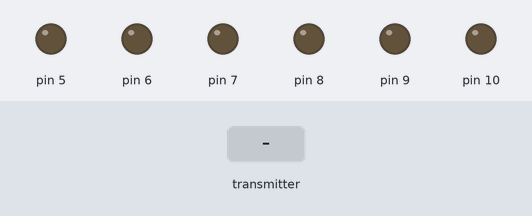
This sketch was run on a simulated Arduino Mega 2560, built with avr-gcc and run on an emulated ATmega2560. On the bench: output pins drawn as LEDs (lit = HIGH). The test bench sets the inputs (shaded band). No radio packets arrive unless stated.

Above: at 1.2 s.
1.3 s: the transmitter starts sending X = 0
At 1.6 s:
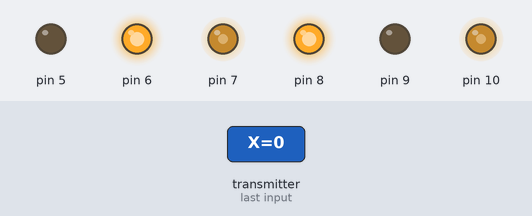
2.8 s: the transmitter starts sending Y = 1023
At 4.0 s:
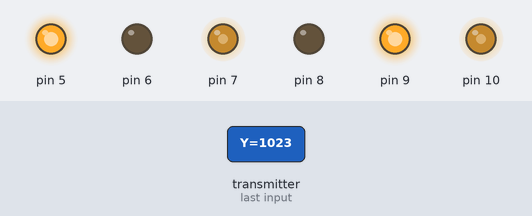
4.3 s: the transmitter starts sending X = 256
At 5.1 s:
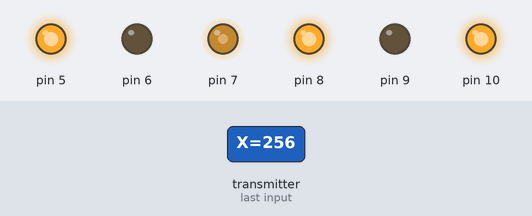
5.8 s: the transmitter starts sending Y = 0
At 6.2 s:
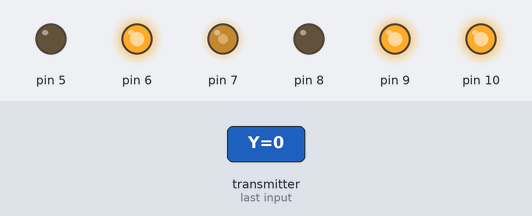
7.3 s: the transmitter starts sending X = 512
At 8.5 s:
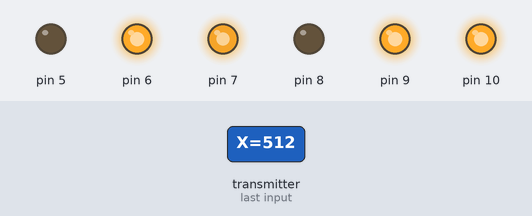
8.8 s: the transmitter starts sending Y = 256
At 9.7 s:
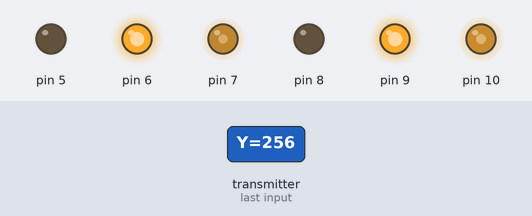
Timing chart, 0 to 11.3 s (numbered marks = the images above; inputs shaded):
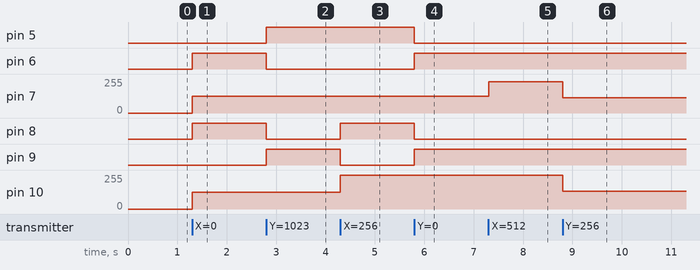

Measured:
- after the input at 1.3 s, pin 6, pin 8: LOW → HIGH at once; pin 7, pin 10: 0/255 → 127/255 at once
- after the input at 2.8 s, pin 5, pin 9: LOW → HIGH at once; pin 6, pin 8: HIGH → LOW at once
- after the input at 4.3 s, pin 7: 127/255 → 124/255 at once; pin 8: LOW → HIGH at once; pin 9: HIGH → LOW at once; pin 10: 127/255 → 255/255 at once
- after the input at 5.8 s, pin 5, pin 8: HIGH → LOW at once; pin 6, pin 9: LOW → HIGH at once
- after the input at 7.3 s, pin 7: 124/255 → 234/255 at once
- after the input at 8.8 s, pin 7: 234/255 → 114/255 at once; pin 10: 255/255 → 135/255 at once

The sketch:

AI-RobotCar-Mega-ReceiverV01a.ino
```cpp
#include "AI_RobotCar.h"
#include <SPI.h>
#include <nRF24L01.h>
#include <RF24.h>

/*
 * September 2022
 * ApaITU RobotCar example code
 * Receiver Arduino Mega
 * RF24 pins
 * CE : 47
 * CSN : 48
 *
 * L298 pins
 * pinL_A : 5
 * pinL_B : 6
 * pinL_EN : 7
 * pinR_A : 8
 * pinR_B : 9
 * pinR_EN : 10
 *
 * Single JoyStick
 * UP: Forward
 * Down : Reverse
 * Full Left : Rotate
 * Left : Turn Left
 * Center : Straigth
 * Right : Turn Right
 * Full Right : Rotate Right
 */
RF24 radio(47, 48); // CE, CSN

const byte address[6] = "ApaIT";

struct dataStream{
  int  X;   // 16bit
  int  Y;   // 16bit
  int Button;
};

dataStream joyStick;


/*
 * TODO
 * nRF24L01
 * calibrate the input of joystick, make sure 0 at 512
 */

AI_RobotCar Car(5,6,7,8,9,10);

void setup() {
  //Serial.begin(9600);
  radio.begin();
  radio.openReadingPipe(1, address);
  radio.setPALevel(RF24_PA_MIN);
  radio.startListening();

}

void loop() {
    if (radio.available()) {
    radio.read(&joyStick, sizeof(dataStream));

    Car.control(joyStick.X,joyStick.Y);

  }
  //delay(300);


}


    /*
    Serial.println("joyStick.X : " + String(joyStick.X));
    Serial.println("joyStick.Y : " + String(joyStick.Y));
    Serial.println("joyStick.Button : " + String(joyStick.Button));
    */
```

AI_RobotCar.cpp
```cpp
#include <Arduino.h>
#include "AI_RobotCar.h"

AI_DCMotor::AI_DCMotor(byte pinA, byte pinB, byte pinEN){
  this->_pinA = pinA;
  this->_pinB = pinB;
  this->_pinEN = pinEN;
  init();
}

AI_DCMotor::AI_DCMotor(byte pinA, byte pinB, byte pinEN,String name){
  this->_pinA = pinA;
  this->_pinB = pinB;
  this->_pinEN = pinEN;
  this->_name = name;
  init();
}

void AI_DCMotor::init(){
  pinMode(_pinA,OUTPUT);
  pinMode(_pinB,OUTPUT);
  pinMode(_pinEN,OUTPUT);
}

void AI_DCMotor::setDir(byte DIR){
  if(DIR){  //forward
    digitalWrite(_pinA,HIGH);
    digitalWrite(_pinB,LOW);
    //Serial.println(getName()+ " setDir(Forward) ");
  }else{    //reverse
    digitalWrite(_pinA,LOW);
    digitalWrite(_pinB,HIGH);
    //Serial.println(getName()+ " setDir(Reverse) ");
  }
}

void AI_DCMotor::setSpeed(byte speed){
  byte pwm = map(speed,0,100,0,255);
  analogWrite(_pinEN,pwm);
  //Serial.println(getName()+ " setSpeed("+String(pwm)+") ");
}

String AI_DCMotor::getName(){
  return _name;
}

AI_RobotCar::AI_RobotCar(
    int pin1_A,
    int pin1_B,
    int pin1_EN,
    int pin2_A,
    int pin2_B,
    int pin2_EN,
    String name
    ) :
    _mL(pin1_A,pin1_B,pin1_EN),
    _mR(pin2_A,pin2_B,pin2_EN){
      this->_name = name;
}

AI_RobotCar::AI_RobotCar(
    int pin1_A,
    int pin1_B,
    int pin1_EN,
    int pin2_A,
    int pin2_B,
    int pin2_EN
    ) :
    _mL(pin1_A,pin1_B,pin1_EN),
    _mR(pin2_A,pin2_B,pin2_EN){
}

String AI_RobotCar::getName(){
  return _name;
}

void AI_RobotCar::setDir(int dirL, int dirR){

}

void AI_RobotCar::setSpeed(int speedL, int speedR){

}

void AI_RobotCar::control(int X,int Y){

  /*
   * map _speed from Y Axis
   * -100-0 reverse
   * 0  stop
   * 0-100 forward
   */

  int X0 = 591;
  int Y0 = 580;
  //_th 30

  if(Y<Y0-_th){
    _speed = map(Y,Y0-_th,0,0,-100);
  }
  if(Y>=(Y0-_th) && Y<(Y0+_th)){
    _speed = 0;
  }
  if(Y>=Y0+_th){
    _speed = map(Y,Y0+_th,1023,0,100);
  }

  /*
   * map X Axis to direction
   * a) rotate Left
   * b) turn Left
   * c) Straight
   * d) turn Right
   * e) rotate Right
   */

  if(X<_th){
    //rotate Left
    _dirL=1;
    _dirR=0;
    _speedL = 50;
    _speedR = 50;
  }
  if(X>_th && X<X0-_th){
    //turn Left
    _dirL=1;
    _dirR=1;
    int x = map(X,X0-_th,_th,0,90);
    _speedL=abs(_speed)-x;
    _speedR=abs(_speed);
  }
  if(X>=X0-_th && X<X0+_th){
    //Straight
    _dirL=1;
    _dirR=1;
    _speedL=abs(_speed);
    _speedR=abs(_speed);
  }
  if(X>=X0+_th && X<1023-_th){
    //turn Right
    int x = map(X,X0+_th,1023-_th,0,90);
    _dirL=1;
    _dirR=1;
    _speedL=abs(_speed);
    _speedR=abs(_speed)-x;

  }
  if(X>1023-_th){
    //rotate Right
    _dirL=0;;
    _dirR=1;
    _speedL=50;
    _speedR=50;
  }

  /*
   * speed < 0
   * reverse the direction by inverse _dir=!_dir;
   * and abs(_speedL) and abs(_speedR)
   *
   */
  if(_speed<0){
    _dirL=!_dirL;
    _dirR=!_dirR;
    _speedL=abs(_speedL);
    _speedR=abs(_speedR);
    //Serial.println("Speed negative : " + String(_speed));
  }

  _mL.setDir(_dirL);
  _mR.setDir(_dirR);
  _mL.setSpeed(_speedL);
  _mR.setSpeed(_speedR);

}
```

AI_RobotCar.h
```cpp
#ifndef AI_ROBOTCAR_H
#define AI_ROBOTCAR_H
#include <Arduino.h>

class AI_DCMotor{
  private:
  byte _pinA;
  byte _pinB;
  byte _pinEN;
  String _name;
  public:
  AI_DCMotor(byte pinA, byte pinB, byte pinEN);
  AI_DCMotor(byte pinA, byte pinB, byte pinEN, String name);
  void init();
  void setDir(byte DIR);
  void setSpeed(byte speed);
  String getName();
};

class AI_RobotCar{
  private:
  AI_DCMotor _mL;
  AI_DCMotor _mR;
  String _name;
  int _speed;
  int _speedL;
  int _speedR;
  int _dirL;
  int _dirR;
  int _th =30;

  public:
  AI_RobotCar(
    int pin1_A,
    int pin1_B,
    int pin1_EN,
    int pin2_A,
    int pin2_B,
    int pin2_EN,
    String name
    );// : mL(pin1_A,pin1_B,pin1_EN), mR(pin2_A,pin2_B,pin2_EN);

  AI_RobotCar(
    int pin1_A,
    int pin1_B,
    int pin1_EN,
    int pin2_A,
    int pin2_B,
    int pin2_EN
    );// : mL(pin1_A,pin1_B,pin1_EN), mR(pin2_A,pin2_B,pin2_EN);
  String getName();
  void setDir(int dirL, int dirR);
  void setSpeed(int speedL, int speedR);
  void control(int X,int Y);
};
#endif
```
